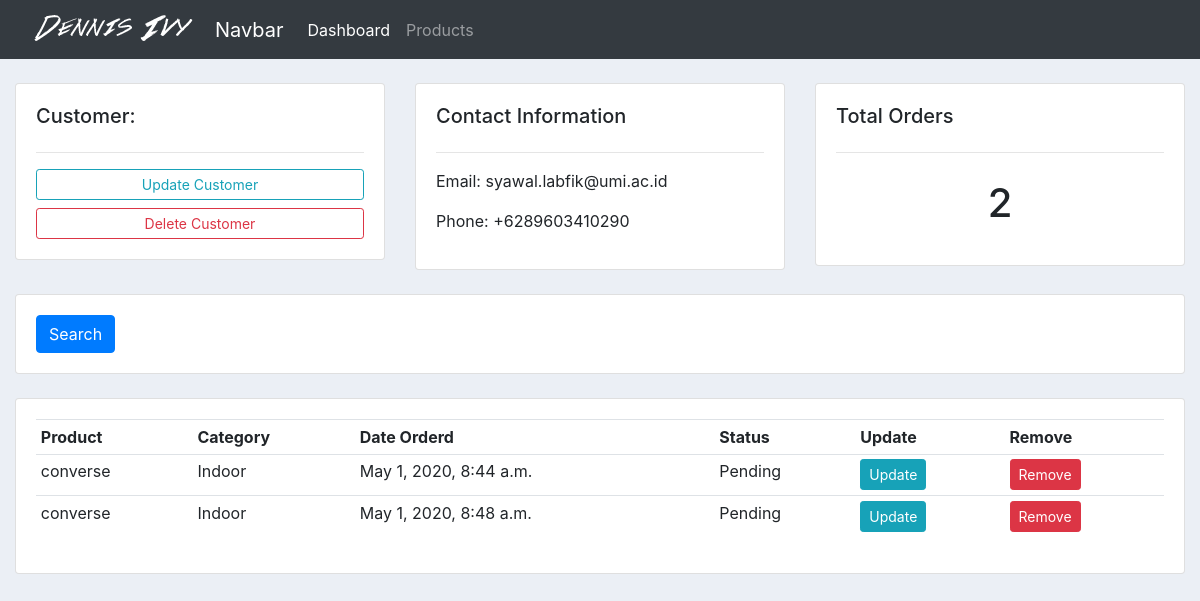
The app's page /customer/1/ with its own data.
### accounts/models.py (models this page shows, shortened)
class Customer(models.Model):
    name = models.CharField(max_length=200, null=True)
    phone = models.CharField(max_length=200, null=True)
    email = models.CharField(max_length=200, null=True)
    date_created = models.DateTimeField(auto_now_add=True, null=True)

class Order(models.Model):
    STATUS = (
            ('Pending', 'Pending'),
            ('Out for delivery', 'Out for delivery'),
            ('Delivered', 'Delivered'),
            )
    customer = models.ForeignKey(Customer, null=True, on_delete=models.SET_NULL)
    product = models.ForeignKey(Product, null=True, on_delete=models.SET_NULL)
    date_created = models.DateTimeField(auto_now_add=True, null=True)
    status = models.CharField(max_length=200, null=True, choices=STATUS)

class Product(models.Model):
    CATEGORY = (
        ('Indoor', 'Indoor'),
        ('Out Door', 'Out Door'),
    )
    name = models.CharField(max_length=200, null=True)
    price = models.FloatField(null=True)
    category = models.CharField(max_length=200, null=True, choices=CATEGORY)
    description = models.CharField(max_length=200, null=True)
    date_created = models.DateTimeField(auto_now_add=True, null=True)
    tags = models.ManyToManyField(Tag)
    def __str__(self):
        return self.name

### accounts/views.py (the view)
# urls.py: path('customer/<str:pk_test>/', views.customer, name="customer"),
def customer(request, pk_test):
    customer = Customer.objects.get(id = pk_test)
    orders = customer.order_set.all()
    order_count = orders.count()
    context = {'customer': customer, 'orders': orders, 'order_count': order_count}
    return render(request, 'accounts/customer.html', context)

### accounts/templates/accounts/customer.html
{%  extends 'accounts/main.html' %}
{% block content %}
	<br>
<div class="row">
	<div class="col-md">
		<div class="card card-body">
			<h5>Customer:</h5>
			<hr>
			<a class="btn btn-outline-info  btn-sm btn-block" href="">Update Customer</a>
			<a class="btn btn-outline-danger  btn-sm btn-block" href="">Delete Customer</a>
		</div>
	</div>
	<div class="col-md">
		<div class="card card-body">
			<h5>Contact Information</h5>
			<hr>
			<p>Email: {{customer.email}}</p>
			<p>Phone: {{customer.phone }}</p>
		</div>
	</div>
	<div class="col-md">
		<div class="card card-body">
			<h5>Total Orders</h5>
			<hr>
			<h1 style="text-align: center;padding: 10px">{{ order_count }}</h1>
		</div>
	</div>
</div>
<br>
<div class="row">
	<div class="col">
		<div class="card card-body">
			<form method="get">
		    <button class="btn btn-primary" type="submit">Search</button>
		  </form>
		</div>
	</div>
</div>
<br>
<div class="row">
	<div class="col-md">
		<div class="card card-body">
			<table class="table table-sm">
				<tr>
					<th>Product</th>
					<th>Category</th>
					<th>Date Orderd</th>
					<th>Status</th>
					<th>Update</th>
					<th>Remove</th>
				</tr>
                {% for order in orders %}
                    <tr>
                    <td>{{ order.product }}</td>
                    <td>{{ order.product.category }}</td>
                    <td>{{ order.date_created }}</td>
                    <td>{{ order.status }}</td>
                    <td><a class="btn btn-sm btn-info" href="">Update</a></td>
					<td><a class="btn btn-sm btn-danger" href="">Remove</a></td>
                    </tr>
                {% endfor %}
			</table>
		</div>
	</div>
</div>
{% endblock %}

### static/css/main.css (style rules this page uses)
body { background-color: #ebeff5; }

### records on screen
Customer: email "syawal.labfik@umi.ac.id", phone "+6289603410290"
Order: product "converse", product.category "Indoor", date_created "May 1, 2020, 8:44 a.m.", status "Pending"
Order: product "converse", product.category "Indoor", date_created "May 1, 2020, 8:48 a.m.", status "Pending"

### other values on screen
{{ order_count }} "2"
